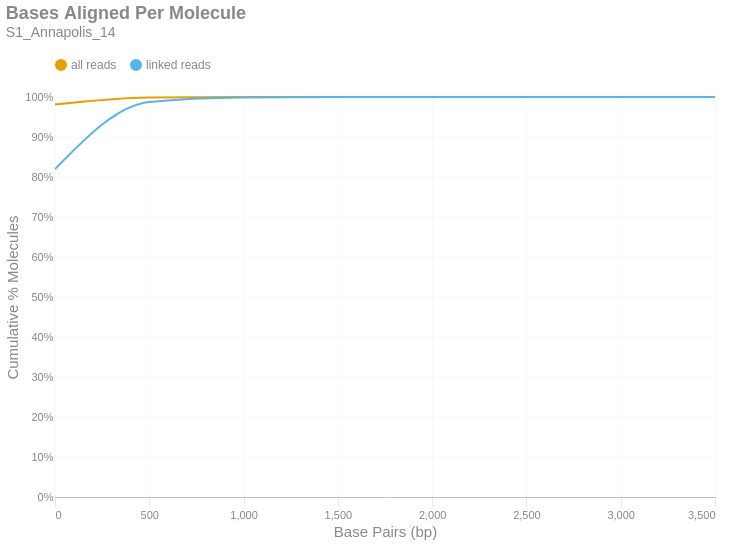

The code cell stored with this chart in its notebook:
### Markdown cell above
### Bases Aligned Per Molecule
This is a cumulative frequency distribution showing the number of base pairs aligned per unique molecule. These data are shown in 500 bp bins. There are two distributions: one with `all reads` (yellow) and another with only `linked reads` (blue). The percent of molecules in the `linked reads` distribution is relative to the total number of linked molecules.

### Code cell
if SKIPLR:
    print_html(f"Skipped")
else:
    binned_df = consolidated_hist(valids['aligned_bp'], mask, 500, True)
    with SafeRender(binned_df):
        (
            density_plot(binned_df, 'Bases Aligned Per Molecule', samplename, 'basesper')
            .encode(
                x=alt.X('bin:Q', title="Base Pairs (bp)").axis(tickMinStep=500).scale(padding=0),
                y=alt.Y('value:Q', title='Cumulative % Molecules')
                    .axis(format='%')
                    .scale(domain = [0,1])
                    .stack(False),
                color=alt.Color("key:N").scale(domain = ["all reads", "linked reads"]),
                tooltip = [
                    alt.Tooltip("key:N", title = "Data Type"),
                    alt.Tooltip("range_label:N", title="Bases Aligned Per Molecule"),
                    alt.Tooltip("value:Q", format = ".2%", title="% Molecules (Cum.)")
                ]
            )
        ).display()

### Figure 1 — Vega-Lite specification as saved in the notebook (floating-point values rounded to 4 significant figures)
{"width": "container", "height": 400, "config": {"title": {"anchor": "start", "dy": -15, "fontSize": 18, "color": "#888888", "subtitleColor": "#888888", "subtitleFontSize": 14}, "arc": {"fill": "#0072B2"}, "axis": {"domainColor": "#888888", "domainWidth": 0.5, "gridWidth": 0.2, "grid": false, "titleFontWeight": 400, "titleFontSize": 15, "labelFontSize": 11, "labelColor": "#888888", "tickColor": "#888888", "tickWidth": 0.2, "titleColor": "#888888"}, "axisBand": {"grid": false}, "axisX": {"grid": true, "tickSize": 10, "domainCap": "round"}, "axisY": {"domain": false, "grid": true, "tickSize": 0, "domainCap": "round"}, "background": "transparent", "header": {"labelFontSize": 15, "labelColor": "#888888", "titleFontSize": 15, "titleFontWeight": 600, "titleColor": "#888888"}, "legend": {"labelFont": "sans-serif", "labelFontSize": 12, "labelColor": "#888888", "symbolSize": 100, "symbolType": "circle", "titleFontSize": 12, "titlePadding": 10, "titleColor": "#888888", "title": null, "orient": "top"}, "range": {"category": ["#E69F00", "#56B4E9", "#009E73", "#F0E442", "#0072B2", "#D55E00", "#CC79A7", "#000000"], "diverging": ["#cfe8f3", "#a2d4ec", "#73bfe2", "#46abdb", "#1696d2", "#12719e"]}, "area": {"fill": "#0072B2", "fillOpacity": 0.7, "line": true, "strokeOpacity": 0.7}, "line": {"color": "#0072B2", "stroke": "#0072B2", "strokeWidth": 2}, "trail": {"color": "#0072B2", "stroke": "#0072B2", "strokeWidth": 0, "size": 1}, "point": {"filled": true, "fillOpacity": 1.0, "size": 95}, "text": {"color": "#888888", "fontSize": 11, "align": "right", "fontWeight": 400, "size": 11}, "bar": {"fill": "#0072B2", "stroke": null}, "view": {"stroke": null, "continuousWidth": 660, "continuousHeight": 400}}, "data": {"name": "data-d6967d6c97c69074c3ea830cc08f75cb"}, "mark": {"type": "line", "interpolate": "monotone", "point": {"opacity": 0, "size": 275}}, "encoding": {"color": {"field": "key", "scale": {"domain": ["all reads", "linked reads"]}, "type": "nominal"}, "tooltip": [{"field": "key", "title": "Data Type", "type": "nominal"}, {"field": "range_label", "title": "Bases Aligned Per Molecule", "type": "nominal"}, {"field": "value", "format": ".2%", "title": "% Molecules (Cum.)", "type": "quantitative"}], "x": {"axis": {"tickMinStep": 500}, "field": "bin", "scale": {"padding": 0}, "title": "Base Pairs (bp)", "type": "quantitative"}, "y": {"axis": {"format": "%"}, "field": "value", "scale": {"domain": [0, 1]}, "stack": false, "title": "Cumulative % Molecules", "type": "quantitative"}}, "params": [{"name": "param_c36ac31b6afebe62", "select": {"type": "point", "fields": ["key"]}, "bind": "legend"}], "title": {"text": "Bases Aligned Per Molecule", "subtitle": "S1_Annapolis_14"}, "transform": [{"fold": ["all reads (cumsum)", "linked reads (cumsum)"]}, {"calculate": "replace(datum.key, ' (cumsum)', '')", "as": "key"}, {"filter": {"param": "param_c36ac31b6afebe62"}}], "usermeta": {"embedOptions": {"downloadFileName": "S1_Annapolis_14.basesper"}}, "$schema": "https://vega.github.io/schema/vega-lite/v6.1.0.json", "datasets": {"data-d6967d6c97c69074c3ea830cc08f75cb": [{"bin": "0.0", "interval": "0.0-500.0", "all reads": 0.9812, "linked reads": 0.8197, "all reads (cumsum)": 0.9812, "linked reads (cumsum)": 0.8197, "range_label": "0-499"}, {"bin": "500.0", "interval": "500.0-1000.0", "all reads": 0.0175, "linked reads": 0.168, "all reads (cumsum)": 0.9987, "linked reads (cumsum)": 0.9877, "range_label": "500-999"}, {"bin": "1000.0", "interval": "1000.0-1500.0", "all reads": 0.00113, "linked reads": 0.01101, "all reads (cumsum)": 0.9999, "linked reads (cumsum)": 0.9987, "range_label": "1000-1499"}, {"bin": "1500.0", "interval": "1500.0-2000.0", "all reads": 0.000116, "linked reads": 0.001139, "all reads (cumsum)": 1.0, "linked reads (cumsum)": 0.9999, "range_label": "1500-1999"}, {"bin": "2000.0", "interval": "2000.0-2500.0", "all reads": 1.165e-05, "linked reads": 0.0001147, "all reads (cumsum)": 1.0, "linked reads (cumsum)": 1.0, "range_label": "2000-2499"}, {"bin": "2500.0", "interval": "2500.0-3000.0", "all reads": 2.163e-06, "linked reads": 2.131e-05, "all reads (cumsum)": 1.0, "linked reads (cumsum)": 1.0, "range_label": "2500-2999"}, {"bin": "3000.0", "interval": "3000.0-3500.0", "all reads": 4.991e-07, "linked reads": 4.917e-06, "all reads (cumsum)": 1.0, "linked reads (cumsum)": 1.0, "range_label": "3000-3499"}, {"bin": "3500.0", "interval": "3500.0-4000.0", "all reads": 1.664e-07, "linked reads": 1.639e-06, "all reads (cumsum)": 1.0, "linked reads (cumsum)": 1.0, "range_label": "3500-3999"}]}}
